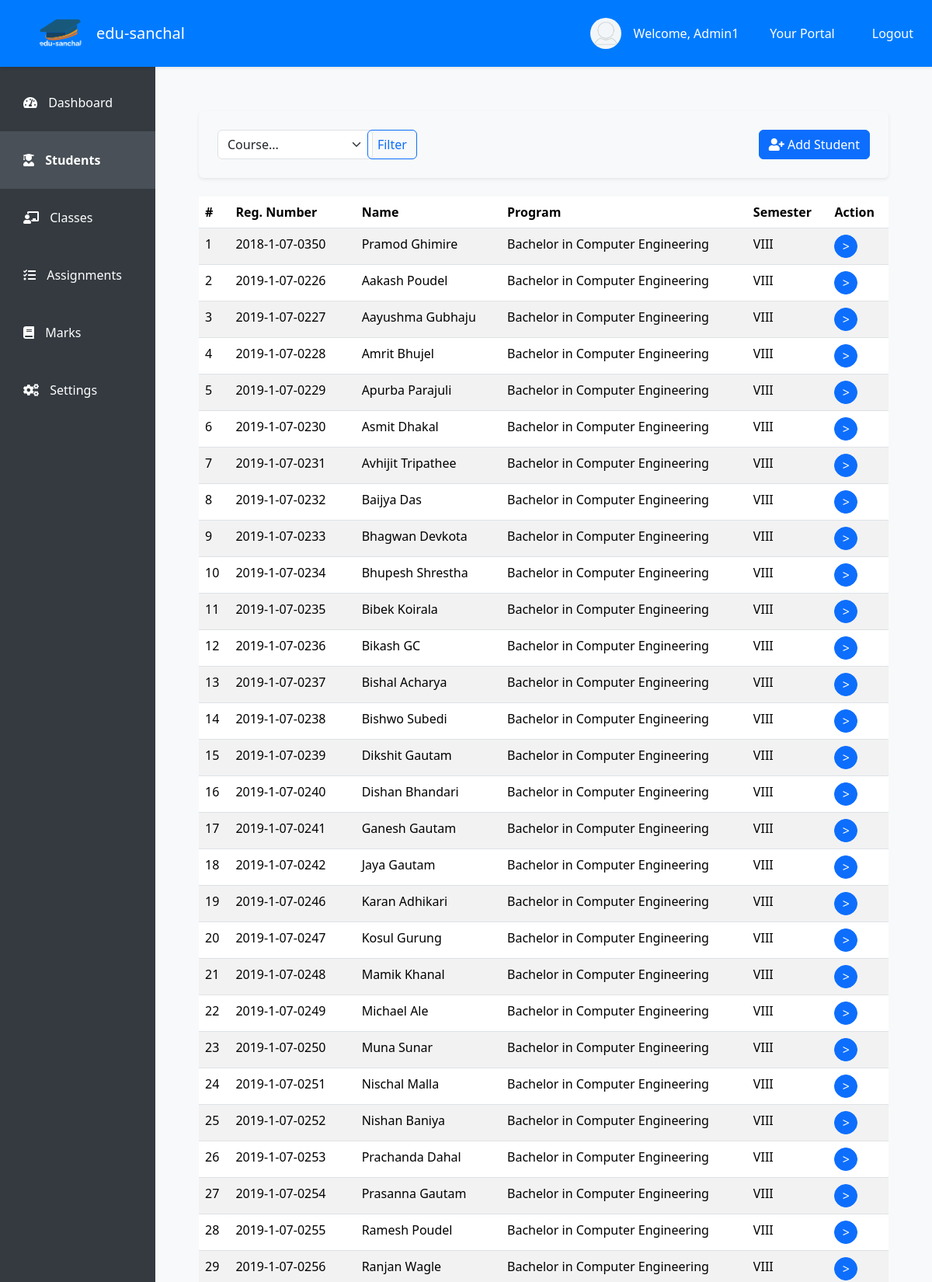
Page /staff/students/1/ (signed in, upper part) on the committed database.
### student/models.py (models this page shows, shortened)
class User(AbstractUser):
    user_id = models.CharField(max_length=15, unique=True, editable=False)
    address = models.CharField(max_length=150, null=True, blank=False)
    contact_number = models.CharField(max_length=20, blank=True, null=True)
    date_of_birth = models.DateField(null=True, blank=True)
    gender = models.CharField(max_length=1, choices=[('M', 'Male'), ('F', 'Female'), ('O', 'Other')])
    is_staff = models.BooleanField(default=False)
    is_student = models.BooleanField(default=False)

class Student(models.Model):
    registration_number = models.CharField(max_length=30, unique=True)
    first_name = models.CharField(max_length=50)
    middle_name = models.CharField(max_length=50, null=True, blank=True)
    last_name = models.CharField(max_length=100)
    batch_year = models.CharField(max_length=4)
    gender = models.CharField(max_length=1, choices=[('M', 'Male'), ('F', 'Female'), ('O', 'Other')])
    date_of_birth = models.DateField()
    email = models.EmailField(blank=True, null=True)
    program = models.ForeignKey(Program, on_delete=models.CASCADE)
    semester = models.ForeignKey(Semester, on_delete=models.RESTRICT)
    user = models.OneToOneField(User, on_delete=models.RESTRICT, null=True, blank=True)

class Program(models.Model):
    program_id = models.CharField(max_length=12, unique=True)
    program_name = models.CharField(max_length=60)

class Semester(models.Model):
    SEMESTER_CHOICES = [
        ('I', 'I'),
        ('II', 'II'),
        ('III', 'III'),
        ('IV', 'IV'),
        ('V', 'V'),
        ('VI', 'VI'),
        ('VII', 'VII'),
        ('VIII', 'VIII'),
    ]
    semester_id = models.CharField(max_length=4, unique=True)
    semester = models.CharField(max_length=5, choices=SEMESTER_CHOICES)

### student/views.py (the view)
# urls.py: path('staff/students/<pk>/', views.student_lists, name='student_lists'),
@login_required
def student_lists(request, pk):
    teacher = get_object_or_404(User, pk=pk)
    program_courses = ProgramCourse.objects.filter(teacher=teacher)
    if teacher != request.user:
        return HttpResponseForbidden("You are not authorized!")
    course = request.GET.get('course')
    semester = request.GET.get('semester')
    students = Student.objects.filter(semester__programcourse__in=program_courses).distinct().order_by('registration_number')
    if course:
        students = students.filter(semester__programcourse__course__course_name=course)
    distinct_programs = program_courses.values_list('program__program_name', flat=True).distinct()
    distinct_courses = program_courses.values_list('course__course_name', flat=True).distinct()
    distinct_semesters = program_courses.values_list('semester__semester', flat=True).distinct()
    context = {
        'teacher': teacher,
        'students': students,
        'program_courses': program_courses,
        'programs': distinct_programs,
        'semesters': distinct_semesters,
        'courses': distinct_courses,
    }
    return render(request, 'staff/student_list.html', context)

### templates/staff/student_list.html (shortened to what this page needs)
<!DOCTYPE html>
{% extends 'staff/index.html' %}
{% load static %}
{% block student_list %}
<div class="container-fluid mt-5">
    <div class="container">
        <div class="bg-light p-4 rounded shadow-sm mb-4">
            <div class="row g-3">
                <form class="col-md-8 d-flex align-items-center" method="GET">
                    <div class="col-md-4">
                        <select class="form-select" style="min-width: 200px;" id="inputGroupSelect03" name="course">
                            <option value="" selected>Course...</option>
                        </select>
                    </div>
                    <div class="col-md-2 ms-2">
                        <button type="submit" class="btn btn-outline-primary">Filter</button>
                    </div>
                </form>
                {% if user.is_superuser %}
                <div class="col-md-4 d-flex justify-content-end">
                    <a href="#" class="btn btn-primary"><i class="fas fa-user-plus"></i> Add Student</a>
                </div>
                {% endif %}
            </div>
        </div>
        <div class="table-responsive">
            <table class="table table-striped table-hover shadow-sm rounded bg-white">
                <thead class="thead-dark">
                    <tr>
                        <th>#</th>
                        <th>Reg. Number</th>
                        <th>Name</th>
                        <th>Program</th>
                        <th>Semester</th>
                        <th>Action</th>
                    </tr>
                </thead>
                <tbody>
                    {% for student in students %}
                    <tr>
                        <td>{{ forloop.counter }}</td>
                        <td>{{ student.registration_number }}</td>
                        <td>{{ student.first_name }} {{ student.last_name }}</td>
                        <td>{{ student.program.program_name }}</td>
                        <td>{{ student.semester.semester }}</td>
                        <td class="text-end">
                            <a href="{% url 'students:student_detail' pk=student.pk %}" class="btn btn-primary rounded-circle d-flex align-items-center justify-content-center" style="width: 30px; height: 30px;">
                                &gt;
                            </a>
                        </td>
                    </tr>
                    {% endfor %}
                </tbody>
            </table>
        </div>
    </div>
</div>
{% endblock %}

### templates/staff/index.html (shortened to what this page needs)
<!DOCTYPE html>
{% load static %}
<html lang="en">
<head>
    <link href="https://cdn.jsdelivr.net/npm/bootstrap@5.3.3/dist/css/bootstrap.min.css" rel="stylesheet">
    <link rel="stylesheet" href="https://cdnjs.cloudflare.com/ajax/libs/font-awesome/5.15.4/css/all.min.css">
</head>
<body>
    <nav class="navbar navbar-expand-lg top-navbar shadow-sm">
        <a class="navbar-brand d-flex mx-5 align-items-center" href="{% url 'students:staff_dashboard' pk=user.pk %}">
            <img class="rounded-circle" src="{% static 'images/logo/icon.png' %}" alt="Edu-Ikshya Logo"
                 width="60" height="60">
            <span class="ms-3 text-white">edu-sanchal</span>
        </a>
        <div class="collapse navbar-collapse justify-content-end" id="navbarNav">
            {% if user.is_authenticated %}
            <ul class="navbar-nav ms-auto d-none d-lg-flex align-items-center">
                <li class="nav-item mx-3">
                    <div class="d-flex align-items-center">
                        <div class="profile-pic">
                            <img src="{% static 'images/profile/images.png' %}" width="25px" height="25px">
                        </div>
                        <p class="text-white mb-0">Welcome, {{ user.first_name }}</p>
                    </div>
                </li>
                {% if user.is_superuser %}
                <li class="nav-item mx-3">
                    <a class="nav-link text-white" target="_blank" href="{% url 'admin:index' %}">Your Portal</a>
                </li>
                {% endif %}
                <li class="nav-item mx-3">
                    <a class="nav-link text-white" href="{% url 'students:logout' %}">Logout</a>
                </li>
            </ul>
            {% endif %}
        </div>
    </nav>
    <div class="side-navbar d-none d-lg-flex">
        <nav class="nav flex-column w-100">
            <a class="nav-link {% if request.resolver_match.url_name == 'staff_dashboard' %}active{% endif %}"
                href="{% url 'students:staff_dashboard' pk=user.pk %}">
                <i class="fas fa-tachometer-alt"></i> <span>Dashboard</span>
            </a>
            <a class="nav-link {% if request.resolver_match.url_name == 'student_lists' %}active{% endif %}"
                href="{% url 'students:student_lists' pk=user.pk %}">
                <i class="fas fa-user-graduate"></i> <span>Students</span>
            </a>
            <a class="nav-link {% if request.resolver_match.url_name == 'classes_view' %}active{% endif %}"
                href="{% url 'students:classes_view' pk=user.pk %}">
                <i class="fas fa-chalkboard-teacher"></i> <span>Classes</span>
            </a>
            <a class="nav-link {% if request.resolver_match.url_name == 'assignments' %}active{% endif %}"
                href="{% url 'students:assignments' pk=user.pk %}">
                <i class="fas fa-tasks"></i> <span>Assignments</span>
            </a>
            <a class="nav-link {% if request.resolver_match.url_name == 'marks_dashboard' %}active{% endif %}"
                href="{% url 'students:marks_dashboard' pk=user.pk %}">
                <i class="fas fa-book"></i> <span>Marks</span>
            </a>
            <div class="mt-auto">
                <a class="nav-link" href="#">
                    <i class="fas fa-cogs"></i> <span>Settings</span>
                </a>
            </div>
        </nav>
    </div>
    <div class="content">
        <div class="container">
            {% block student_list %}
            {% endblock %}
        </div>
    </div>
</body>
</html>

### templates/staff/index.html (style rules this page uses)
body { display: flex; }
.top-navbar { position: fixed; top: 0; width: 100%; z-index: 1030; background-color: #007bff; }
.side-navbar { position: fixed; top: 75px; bottom: 0; width: 200px; padding-top: 20px; background-color: #343a40; display: flex; flex-direction: column; }
.side-navbar .nav-link { padding: 25px 30px; }
.content { margin-top: 75px; margin-left: 200px; padding: 20px; width: calc(100% - 200px); background-color: #f8f9fa; }
.profile-pic { width: 40px; height: 40px; border-radius: 50%; overflow: hidden; margin-right: 1rem; }
.profile-pic img { width: 100%; height: auto; }
.nav-link { color: white; }
.side-navbar .nav-link.active { background-color: #495057; font-weight: bold; }
.side-navbar .nav-link span { margin-left: 10px; }
.content { background-color: #f8f9fa; min-height: 100vh; }

### rows in the picture
User: first_name "Admin1"
Student: registration_number "2018-1-07-0350", first_name "Pramod", last_name "Ghimire", program.program_name "Bachelor in Computer Engineering", semester.semester "VIII"
Student: registration_number "2019-1-07-0226", first_name "Aakash", last_name "Poudel", program.program_name "Bachelor in Computer Engineering", semester.semester "VIII"
Student: registration_number "2019-1-07-0227", first_name "Aayushma", last_name "Gubhaju", program.program_name "Bachelor in Computer Engineering", semester.semester "VIII"
Student: registration_number "2019-1-07-0228", first_name "Amrit", last_name "Bhujel", program.program_name "Bachelor in Computer Engineering", semester.semester "VIII"
Student: registration_number "2019-1-07-0229", first_name "Apurba", last_name "Parajuli", program.program_name "Bachelor in Computer Engineering", semester.semester "VIII"
Student: registration_number "2019-1-07-0230", first_name "Asmit", last_name "Dhakal", program.program_name "Bachelor in Computer Engineering", semester.semester "VIII"
Student: registration_number "2019-1-07-0231", first_name "Avhijit", last_name "Tripathee", program.program_name "Bachelor in Computer Engineering", semester.semester "VIII"
Student: registration_number "2019-1-07-0232", first_name "Baijya", last_name "Das", program.program_name "Bachelor in Computer Engineering", semester.semester "VIII"
Student: registration_number "2019-1-07-0233", first_name "Bhagwan", last_name "Devkota", program.program_name "Bachelor in Computer Engineering", semester.semester "VIII"
Student: registration_number "2019-1-07-0234", first_name "Bhupesh", last_name "Shrestha", program.program_name "Bachelor in Computer Engineering", semester.semester "VIII"
Student: registration_number "2019-1-07-0235", first_name "Bibek", last_name "Koirala", program.program_name "Bachelor in Computer Engineering", semester.semester "VIII"
Student: registration_number "2019-1-07-0236", first_name "Bikash", last_name "GC", program.program_name "Bachelor in Computer Engineering", semester.semester "VIII"
Student: registration_number "2019-1-07-0237", first_name "Bishal", last_name "Acharya", program.program_name "Bachelor in Computer Engineering", semester.semester "VIII"
Student: registration_number "2019-1-07-0238", first_name "Bishwo", last_name "Subedi", program.program_name "Bachelor in Computer Engineering", semester.semester "VIII"
Student: registration_number "2019-1-07-0239", first_name "Dikshit", last_name "Gautam", program.program_name "Bachelor in Computer Engineering", semester.semester "VIII"
Student: registration_number "2019-1-07-0240", first_name "Dishan", last_name "Bhandari", program.program_name "Bachelor in Computer Engineering", semester.semester "VIII"
Student: registration_number "2019-1-07-0241", first_name "Ganesh", last_name "Gautam", program.program_name "Bachelor in Computer Engineering", semester.semester "VIII"
Student: registration_number "2019-1-07-0242", first_name "Jaya", last_name "Gautam", program.program_name "Bachelor in Computer Engineering", semester.semester "VIII"
Student: registration_number "2019-1-07-0246", first_name "Karan", last_name "Adhikari", program.program_name "Bachelor in Computer Engineering", semester.semester "VIII"
Student: registration_number "2019-1-07-0247", first_name "Kosul", last_name "Gurung", program.program_name "Bachelor in Computer Engineering", semester.semester "VIII"
Student: registration_number "2019-1-07-0248", first_name "Mamik", last_name "Khanal", program.program_name "Bachelor in Computer Engineering", semester.semester "VIII"
Student: registration_number "2019-1-07-0249", first_name "Michael", last_name "Ale", program.program_name "Bachelor in Computer Engineering", semester.semester "VIII"
Student: registration_number "2019-1-07-0250", first_name "Muna", last_name "Sunar", program.program_name "Bachelor in Computer Engineering", semester.semester "VIII"
Student: registration_number "2019-1-07-0251", first_name "Nischal", last_name "Malla", program.program_name "Bachelor in Computer Engineering", semester.semester "VIII"
Student: registration_number "2019-1-07-0252", first_name "Nishan", last_name "Baniya", program.program_name "Bachelor in Computer Engineering", semester.semester "VIII"
Student: registration_number "2019-1-07-0253", first_name "Prachanda", last_name "Dahal", program.program_name "Bachelor in Computer Engineering", semester.semester "VIII"
Student: registration_number "2019-1-07-0254", first_name "Prasanna", last_name "Gautam", program.program_name "Bachelor in Computer Engineering", semester.semester "VIII"
Student: registration_number "2019-1-07-0255", first_name "Ramesh", last_name "Poudel", program.program_name "Bachelor in Computer Engineering", semester.semester "VIII"
Student: registration_number "2019-1-07-0256", first_name "Ranjan", last_name "Wagle", program.program_name "Bachelor in Computer Engineering", semester.semester "VIII"
